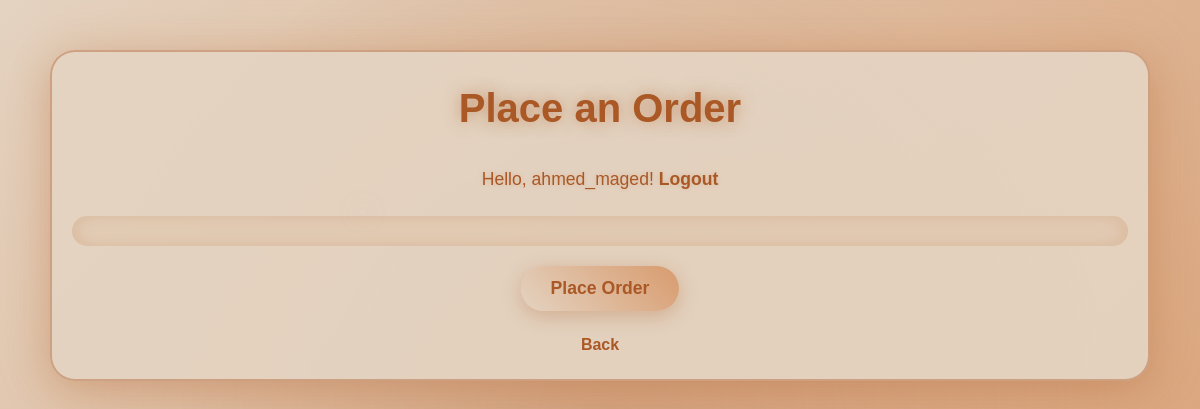
/cafe/place_order/ (signed in), run on an earlier commit of the app's database.
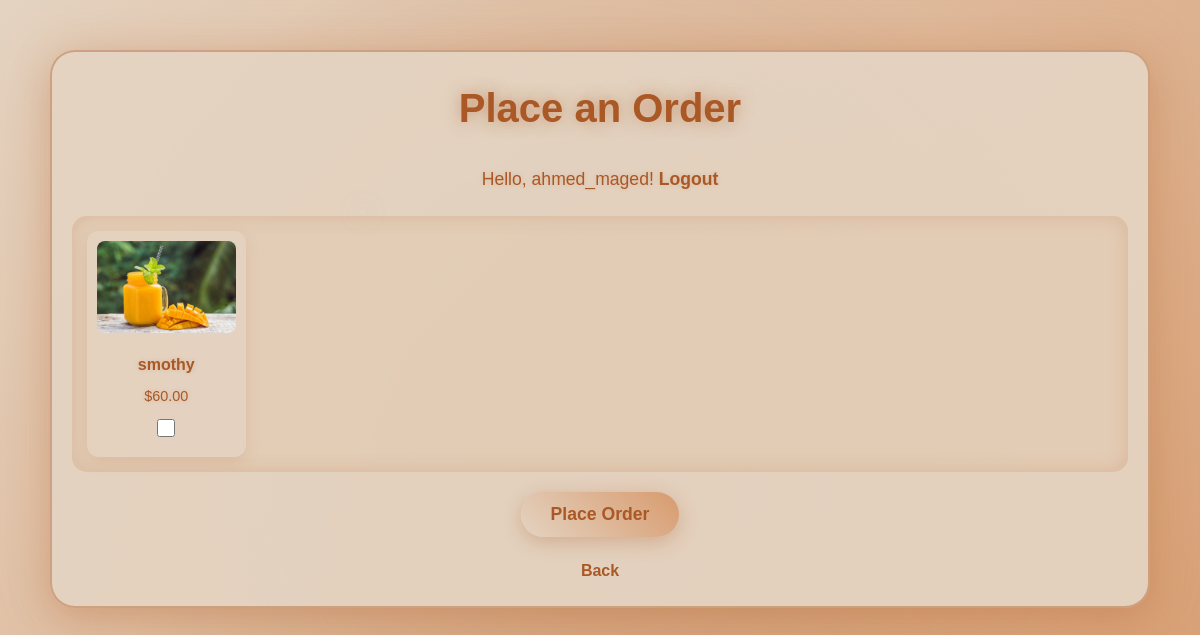
And on a later commit of the database.
### cafe/models.py (models this page shows, shortened)
class Item(models.Model):
    name = models.CharField(max_length=100)
    price = models.DecimalField(max_digits=6, decimal_places=2)
    is_available = models.BooleanField(default=True)
    image = models.ImageField(upload_to='items/', null=True, blank=True)  # Added image field

### cafe/views.py (the view, shortened to what this page needs)
# urls.py: path('place_order/', views.place_order, name='place_order'),
@login_required
def place_order(request):
    items = Item.objects.filter(is_available=True)
    return render(request, 'cafe/place_order.html', {'items': items})

### cafe/templates/cafe/place_order.html (shortened to what this page needs)
{% load static %}
<!DOCTYPE html>
<html lang="en">
<head>
</head>
<body>
    <div class="order-container">
        <h1>Place an Order</h1>
        {% if user.is_authenticated %}
            <p>Hello, {{ user.username }}! <a href="{% url 'cafe:logout' %}">Logout</a></p>
            <form method="POST" id="order-form" action="{% url 'cafe:place_order' %}">
                <div class="items-grid">
                    {% for item in items %}
                        <div class="item-card">
                            {% if item.image %}
                                <img src="{{ item.image.url }}" alt="{{ item.name }}">
                            {% else %}
                                <img src="{% static 'images/placeholder.png' %}" alt="No Image">
                            {% endif %}
                            <h3>{{ item.name }}</h3>
                            <p>${{ item.price }}</p>
                            <input type="checkbox" name="item_{{ item.id }}" value="1">
                        </div>
                    {% endfor %}
                </div>
                <button type="submit">Place Order</button>
            </form>
        {% else %}
            <p>Please <a href="{% url 'login' %}">login</a> or <a href="{% url 'cafe:signup' %}">sign up</a> to order.</p>
        {% endif %}
        <a href="{% url 'cafe:home' %}" class="back-link">Back</a>
    </div>
</body>
</html>

### cafe/templates/cafe/place_order.html (style rules this page uses)
* { margin: 0; padding: 0; box-sizing: border-box; }
body { font-family: 'Orbitron', 'Poppins', sans-serif; background: linear-gradient(135deg, #e4d3c1 0%, #d89b6e 100%); color: #aa5825; line-height: 1.8; min-height: 100vh; overflow-x: hidden; position: relative; -webkit-font-smoothing: antialiased; -moz-osx-font-smoothing: grayscale; }
body::before { content: ''; position: fixed; top: 0; left: 0; width: 100%; height: 100%; background: radial-gradient(circle, rgba(170, 88, 37, 0.2) 0%, transparent 70%); z-index: -1; animation: pulse-bg 10s infinite ease-in-out; }
body::after { content: ''; position: absolute; width: 5px; height: 5px; background: rgba(228, 211, 193, 0.7); border-radius: 50%; box-shadow: 0 0 20px rgba(228, 211, 193, 0.5); animation: drift 15s infinite ease-in-out; top: 20%; left: 30%; }
.order-container { max-width: 1100px; margin: 50px auto; padding: 20px; background: rgba(228, 211, 193, 0.95); border-radius: 25px; box-shadow: 0 10px 40px rgba(170, 88, 37, 0.3), 0 0 60px rgba(216, 155, 110, 0.2); position: relative; overflow: hidden; transition: transform 0.5s ease, box-shadow 0.5s ease; border: 2px solid rgba(170, 88, 37, 0.4); }
h1 { font-size: 2.5em; color: #aa5825; text-align: center; margin-bottom: 20px; text-shadow: 0 0 15px rgba(170, 88, 37, 0.5), 0 0 25px rgba(228, 211, 193, 0.3); animation: glow 2s infinite ease-in-out; }
p { font-size: 1.1em; color: #aa5825; text-align: center; margin-bottom: 20px; text-shadow: 0 0 5px rgba(170, 88, 37, 0.2); }
a { color: #aa5825; text-decoration: none; font-weight: 600; transition: color 0.3s ease, transform 0.3s ease, text-shadow 0.3s ease; }
#order-form { display: flex; flex-direction: column; gap: 20px; align-items: center; }
.items-grid { display: grid; grid-template-columns: repeat(auto-fill, minmax(150px, 1fr)); gap: 15px; width: 100%; padding: 15px; background: rgba(216, 155, 110, 0.1); border-radius: 15px; box-shadow: inset 0 0 20px rgba(170, 88, 37, 0.2); }
.item-card { background: rgba(228, 211, 193, 0.8); border-radius: 12px; box-shadow: 0 5px 15px rgba(170, 88, 37, 0.15); padding: 10px; text-align: center; transition: transform 0.3s ease, box-shadow 0.3s ease, background 0.3s ease; }
.item-card img { max-width: 100%; max-height: 100px; border-radius: 8px; margin-bottom: 8px; }
.item-card h3 { font-size: 1em; color: #aa5825; margin-bottom: 5px; text-shadow: 0 0 5px rgba(170, 88, 37, 0.2); }
.item-card p { font-size: 0.9em; color: #aa5825; margin-bottom: 8px; }
.item-card input[type="checkbox"] { width: 18px; height: 18px; accent-color: #aa5825; cursor: pointer; }
button[type="submit"] { padding: 12px 30px; background: linear-gradient(45deg, #e4d3c1, #d89b6e); color: #aa5825; border: none; border-radius: 30px; font-size: 1.1em; font-weight: 700; cursor: pointer; box-shadow: 0 5px 20px rgba(170, 88, 37, 0.3); transition: transform 0.4s ease, box-shadow 0.4s ease, background 0.4s ease, color 0.4s ease; }
.back-link { display: block; text-align: center; margin-top: 20px; font-size: 1em; color: #aa5825; transition: color 0.3s ease, transform 0.3s ease; }

What changed in the data, as far as the page shows it:
added Item: image (picture), name "smothy", price "60.00"
